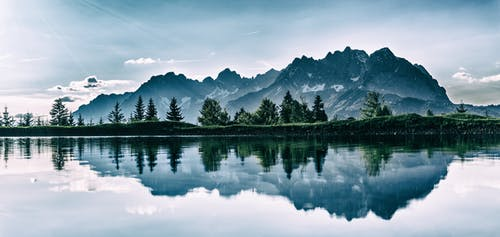
#> input picture Pratica G4/Delivery2/image.jpeg, 500 x 237 px
$ python equalize.py
#> lines starting #> are read from the running program, lines starting #| are printed output that depends on the picture
import cv2 as cv
import numpy as np
from matplotlib import pyplot as plt

while True:
	img = cv.imread('image.jpeg',0)
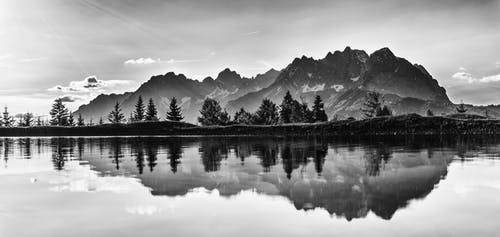
#> img: shape (237, 500); min 0, max 255, mean 151.2
	equ = cv.equalizeHist(img)
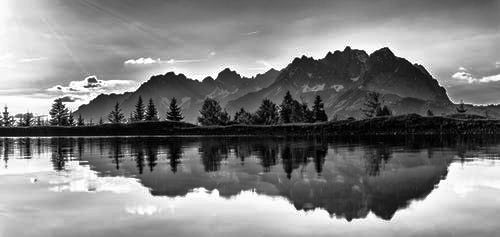
#> equ: shape (237, 500); min 0, max 255, mean 128.1
	res = np.hstack((img,equ)) #stacking images side-by-side
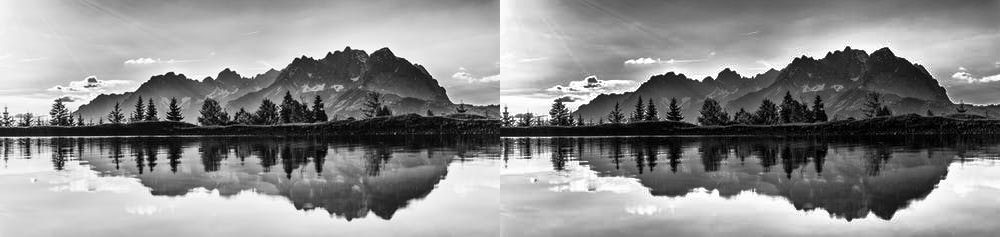
#> res: shape (237, 1000); min 0, max 255, mean 139.6
	#cv.imwrite('res.png',res)
	cv.imshow('Compare',res)

	if cv.waitKey(1) == ord('q'):
#> (key q is pressed here)
	    break
# When everything done, release the capture
cv.destroyAllWindows()
